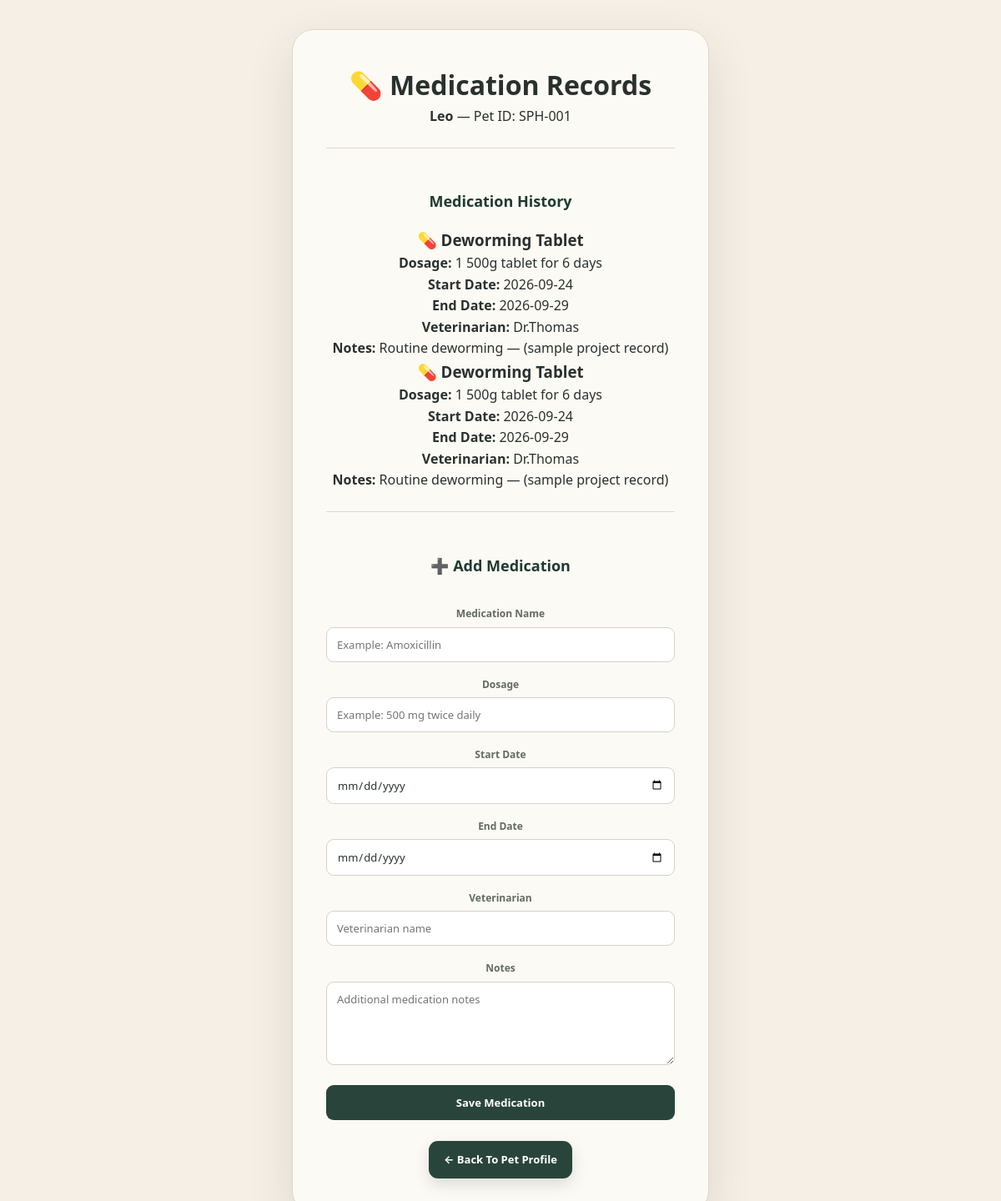
Screenshot of /pet/SPH-001/medications with the database file from the repository.
### tables this page shows
CREATE TABLE pets (
            id INTEGER PRIMARY KEY AUTOINCREMENT,
            pet_id TEXT UNIQUE NOT NULL,
            name TEXT NOT NULL,
            breed TEXT NOT NULL,
            age INTEGER NOT NULL,
            gender TEXT,
            owner TEXT NOT NULL,
            phone TEXT NOT NULL
        );

CREATE TABLE medications (
            id INTEGER PRIMARY KEY AUTOINCREMENT,
            pet_id TEXT NOT NULL,
            medicine_name TEXT NOT NULL,
            dosage TEXT,
            start_date TEXT,
            end_date TEXT,
            veterinarian TEXT,
            notes TEXT,
            FOREIGN KEY (pet_id) REFERENCES pets (pet_id)
        );

### app.py (the view, shortened to what this page needs)
@app.route("/pet/<pet_id>/medications", methods=["GET", "POST"])
def pet_medications(pet_id):
    conn = get_db_connection()
    pet = conn.execute(
        "SELECT * FROM pets WHERE pet_id = ?",
        (pet_id,)
    ).fetchone()
    if pet is None:
        conn.close()
        return "Pet not found", 404
    records = conn.execute("""
        SELECT *
        FROM medications
        WHERE pet_id = ?
        ORDER BY id DESC
    """, (pet_id,)).fetchall()
    conn.close()
    return render_template(
        "pet_medications.html",
        pet=pet,
        records=records
    )

### app.py (called while the page is built)
def get_db_connection():
    conn = sqlite3.connect(DATABASE)
    conn.row_factory = sqlite3.Row
    return conn

### templates/pet_medications.html (shortened to what this page needs)
<!DOCTYPE html>
<html>
<head>
    <link rel="stylesheet"
          href="{{ url_for('static', filename='style.css') }}">
</head>
<body>
<div class="profile-container">
    <div class="profile-card">
        <h1>💊 Medication Records</h1>
        <p>
            <strong>{{ pet.name }}</strong>
            — Pet ID: {{ pet.pet_id }}
        </p>
        <hr><br>
        <h2>Medication History</h2>
        {% if records %}
            {% for medication in records %}
            <div class="health-record">
                <h3>💊 {{ medication.medicine_name }}</h3>
                {% if medication.dosage %}
                <p>
                    <strong>Dosage:</strong>
                    {{ medication.dosage }}
                </p>
                {% endif %}
                {% if medication.start_date %}
                <p>
                    <strong>Start Date:</strong>
                    {{ medication.start_date }}
                </p>
                {% endif %}
                {% if medication.end_date %}
                <p>
                    <strong>End Date:</strong>
                    {{ medication.end_date }}
                </p>
                {% endif %}
                {% if medication.veterinarian %}
                <p>
                    <strong>Veterinarian:</strong>
                    {{ medication.veterinarian }}
                </p>
                {% endif %}
                {% if medication.notes %}
                <p>
                    <strong>Notes:</strong>
                    {{ medication.notes }}
                </p>
                {% endif %}
            </div>
            {% endfor %}
        {% else %}
            <p>No medication records available for {{ pet.name }}.</p>
        {% endif %}
        <hr><br>
        <h2>➕ Add Medication</h2>
        <form method="POST">
            <label>Medication Name</label>
            <input
                type="text"
                name="medicine_name"
                placeholder="Example: Amoxicillin"
                required
            >
            <label>Dosage</label>
            <input
                type="text"
                name="dosage"
                placeholder="Example: 500 mg twice daily"
            >
            <label>Start Date</label>
            <input
                type="date"
                name="start_date"
            >
            <label>End Date</label>
            <input
                type="date"
                name="end_date"
            >
            <label>Veterinarian</label>
            <input
                type="text"
                name="veterinarian"
                placeholder="Veterinarian name"
            >
            <label>Notes</label>
            <textarea
                name="notes"
                placeholder="Additional medication notes"
            ></textarea>
            <button type="submit">
                Save Medication
            </button>
        </form>
        <br>
        <a
            href="{{ url_for('pet_profile', pet_id=pet.pet_id) }}"
            class="register-btn"
        >
            ← Back To Pet Profile
        </a>
    </div>
</div>
</body>
</html>

### static/style.css (style rules this page uses)
:root { --ivory: #F5EFE5; --cream: #FCFAF5; --cream-dark: #EDE3D5; --forest: #29453B; --forest-deep: #203A32; --botanical: #526653; --olive: #77806A; --terracotta: #A96545; --clay: #C99578; --clay-soft: #E7C8B5; --sand: #E1C8B0; --text: #29312E; --text-soft: #626A64; --text-muted: #8A9089; --white: #FFFFFF; --border: #DED8CC; --border-light: #E9E3D9; --success: #55745D; --success-soft: #E2EDE3; --warning: #A96545; --warning-soft: #F4E3D8; --shadow-soft: 0 6px 25px rgba(55, 52, 43, 0.06); --shadow-medium: 0 12px 35px rgba(55, 52, 43, 0.09); --shadow-large: 0 20px 55px rgba(55, 52, 43, 0.12); --radius-small: 10px; --radius-medium: 18px; --radius-large: 26px; }
* { margin: 0; padding: 0; box-sizing: border-box; }
html { scroll-behavior: smooth; }
body { font-family: "Segoe UI", Inter, -apple-system, BlinkMacSystemFont, Arial, sans-serif; background: var(--ivory); color: var(--text); line-height: 1.6; min-height: 100vh; }
a { text-decoration: none; color: inherit; }
button, input, select, textarea { font-family: inherit; }
.register-btn { display: inline-flex; align-items: center; justify-content: center; padding: 12px 18px; background: var(--forest); color: white; border-radius: 11px; font-size: 13px; font-weight: 650; box-shadow: 0 7px 18px rgba(41,69,59,0.16); transition: background 0.2s ease, transform 0.2s ease, box-shadow 0.2s ease; }
.profile-container { min-height: 100vh; display: flex; justify-content: center; align-items: center; padding: 35px; background: var(--ivory); }
.profile-card { width: 500px; max-width: 100%; background: var(--cream); border: 1px solid var(--border); border-radius: var(--radius-large); padding: 40px; text-align: center; box-shadow: var(--shadow-large); }
.profile-card hr { border: none; border-top: 1px solid var(--border); margin: 24px 0; }
.profile-card h2 { color: var(--forest-deep); font-size: 18px; margin-bottom: 17px; }
form { display: flex; flex-direction: column; }
form label { color: var(--text-soft); font-size: 12px; font-weight: 650; margin-top: 17px; margin-bottom: 6px; }
form input, form select, form textarea { width: 100%; padding: 11px 12px; background: white; color: var(--text); border: 1px solid #D7D2C8; border-radius: 9px; outline: none; font-size: 13px; transition: border-color 0.2s ease, box-shadow 0.2s ease; }
form textarea { min-height: 100px; resize: vertical; }
form button { margin-top: 24px; padding: 12px; border: none; border-radius: 9px; background: var(--forest); color: white; font-size: 13px; font-weight: 650; cursor: pointer; transition: background 0.2s ease, transform 0.2s ease; }

### rows the page displays
pets: name "Leo", pet_id "SPH-001"
medications: medicine_name "Deworming Tablet", dosage "1 500g tablet for 6 days", start_date "2026-09-24", end_date "2026-09-29", veterinarian "Dr.Thomas", notes "Routine deworming — (sample project record)"
medications: medicine_name "Deworming Tablet", dosage "1 500g tablet for 6 days", start_date "2026-09-24", end_date "2026-09-29", veterinarian "Dr.Thomas", notes "Routine deworming — (sample project record)"
